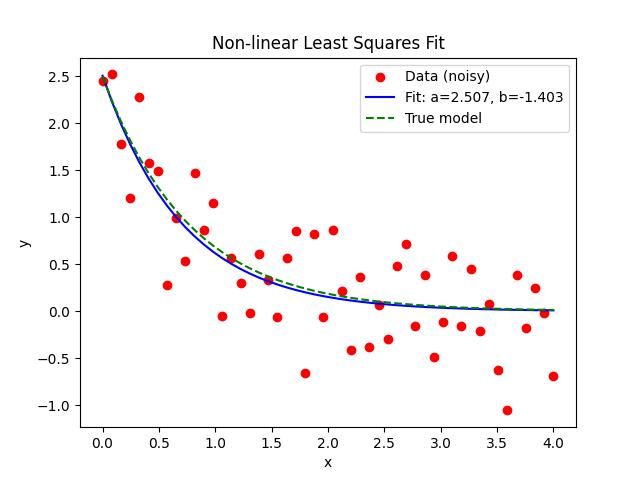

Here is the Python script that generated this plot:
import numpy as np
from scipy.optimize import curve_fit
import matplotlib.pyplot as plt

# 定义模型函数
def model(x, a, b):
    return a * np.exp(b * x)

# 生成一些模拟数据
x_data = np.linspace(0, 4, 50)
a_actual = 2.5
b_actual = -1.3
y_data = model(x_data, a_actual, b_actual) + 0.5 * np.random.normal(size=x_data.size)

# 使用curve_fit函数来拟合模型
popt, pcov = curve_fit(model, x_data, y_data)

# 使用拟合得到的参数生成拟合曲线
y_fit = model(x_data, *popt)

# 绘制数据点
plt.scatter(x_data, y_data, label='Data (noisy)', color='red', marker='o')

# 绘制拟合曲线
plt.plot(x_data, y_fit, label='Fit: a=%5.3f, b=%5.3f' % tuple(popt), color='blue')

# 可选：如果知道真实参数，也可以绘制真实模型曲线
y_true = model(x_data, a_actual, b_actual)
plt.plot(x_data, y_true, label='True model', color='green', linestyle='--')

# 添加图例
plt.legend()

# 添加标题和坐标轴标签
plt.title('Non-linear Least Squares Fit')
plt.xlabel('x')
plt.ylabel('y')

# 显示图形
plt.show()
